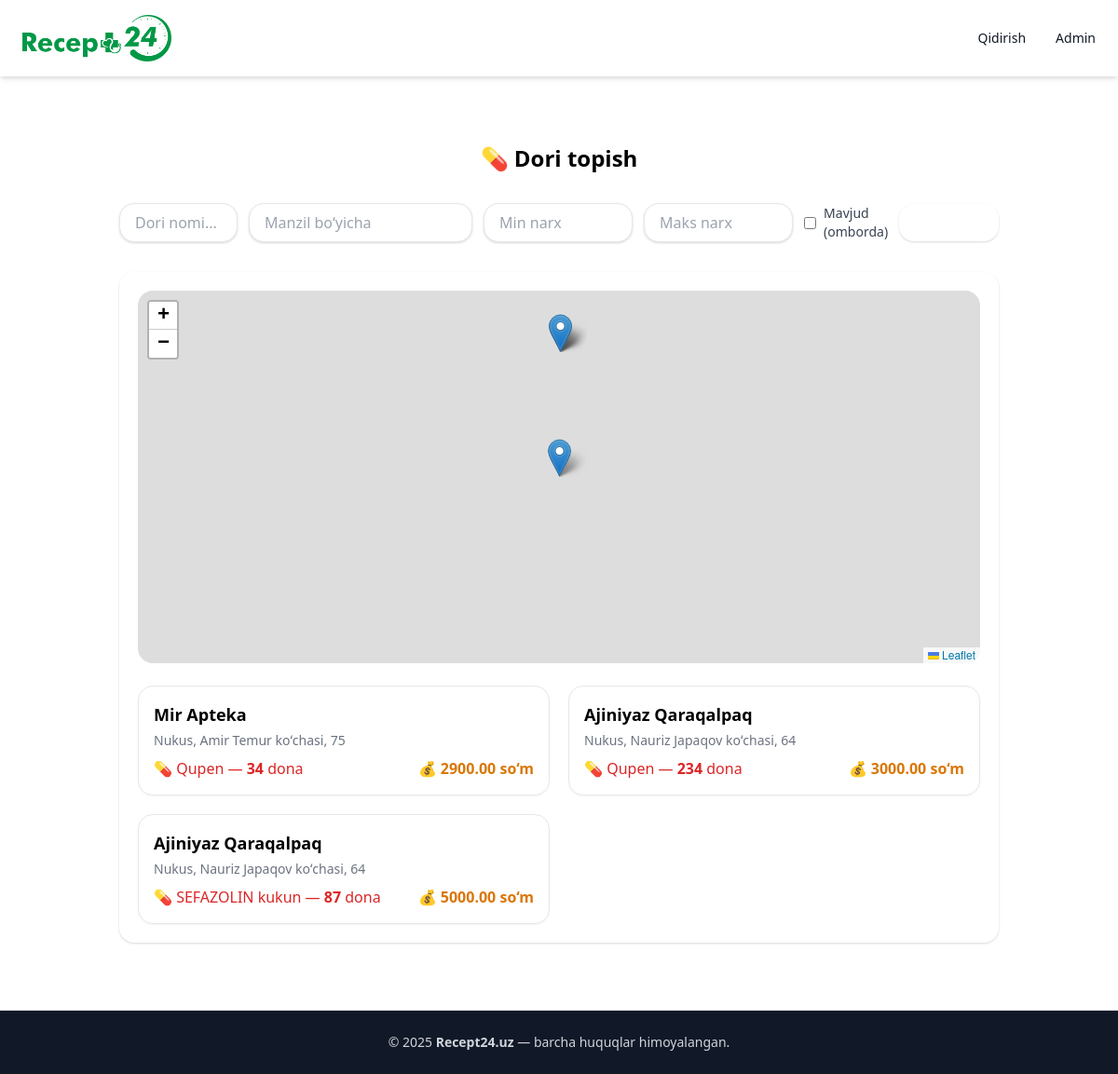
The app's page /search/ with its own data.
### pharmacy/models.py (models this page shows, shortened)
class Inventory(models.Model):
    pharmacy = models.ForeignKey(Pharmacy, on_delete=models.CASCADE)
    medicine = models.ForeignKey(Medicine, on_delete=models.CASCADE)
    quantity = models.PositiveIntegerField(default=0)
    price = models.DecimalField(max_digits=10, decimal_places=2, null=True, blank=True)
    class Meta:
        unique_together = ('pharmacy', 'medicine')

class Pharmacy(models.Model):
    name = models.CharField(max_length=120)
    address = models.CharField(max_length=255)
    phone = models.CharField(max_length=50, blank=True)
    lat = models.FloatField(null=True, blank=True)
    lng = models.FloatField(null=True, blank=True)
    working_hours = models.CharField(max_length=120, blank=True)
    image = models.ImageField(upload_to="pharmacies/", blank=True, null=True)  # ✅ yangi qo‘shildi
    user = models.OneToOneField(User, on_delete=models.CASCADE, null=True, blank=True)

class Medicine(models.Model):
    name = models.CharField(max_length=100, unique=True)
    slug = models.SlugField(unique=True, blank=True)
    description = models.TextField(blank=True)
    analogs = models.TextField(blank=True)
    image = models.ImageField(upload_to="medicines/", blank=True, null=True)

### pharmacy/views.py (the view, shortened to what this page needs)
# urls.py: path("search/", views.search_page, name="search"),  # 🔄 qidiruv sahifasi endi /search/
def search_page(request):
    q = request.GET.get("q", "").strip()
    min_price = request.GET.get("min_price")
    max_price = request.GET.get("max_price")
    city = request.GET.get("city", "").strip()
    only_available = request.GET.get("available") == "1"
    inventories_qs = Inventory.objects.select_related("medicine", "pharmacy").all()
    if min_price:
        try:
            min_val = float(min_price)
            inventories_qs = inventories_qs.filter(price__gte=min_val)
        except (TypeError, ValueError):
            pass
    if max_price:
        try:
            max_val = float(max_price)
            inventories_qs = inventories_qs.filter(price__lte=max_val)
        except (TypeError, ValueError):
            pass
    if city:
        inventories_qs = inventories_qs.filter(pharmacy__address__icontains=city)
    if only_available:
        inventories_qs = inventories_qs.filter(quantity__gt=0)
    inventories_qs = inventories_qs.order_by(Case(When(price__isnull=True, then=1), default=0), "price")
    paginator = Paginator(inventories_qs, 20)
    page_number = request.GET.get("page")
    page_obj = paginator.get_page(page_number)
    context = {
        "inventories": page_obj.object_list,
        "page_obj": page_obj,
        "query": q,
    }
    return render(request, "pharmacy/search_results.html", context)

### pharmacy/templates/pharmacy/search_results.html (shortened to what this page needs)
{% extends "base.html" %}
{% block content %}
<div class="max-w-6xl mx-auto px-4 py-10 relative">
  <h1 class="text-2xl font-bold text-center text-emerald-700 mb-8">
    💊 Dori topish
  </h1>
  <form method="get" action="." class="flex flex-col sm:flex-row justify-center items-center gap-3 mb-8 relative">
    <div class="relative w-full sm:w-80">
      <input type="text" name="q" placeholder="Dori nomi..." value="{{ request.GET.q }}"
             class="w-full px-4 py-2 border rounded-2xl shadow focus:outline-none focus:ring-2 focus:ring-emerald-500">
    </div>
    <input type="text" name="city" placeholder="Manzil bo‘yicha" value="{{ request.GET.city }}"
           class="w-full sm:w-60 px-4 py-2 border rounded-2xl shadow focus:outline-none focus:ring-2 focus:ring-emerald-500">
    <input type="number" step="0.01" min="0" name="min_price" placeholder="Min narx"
           value="{{ request.GET.min_price }}"
           class="w-full sm:w-40 px-4 py-2 border rounded-2xl shadow focus:outline-none focus:ring-2 focus:ring-emerald-500">
    <input type="number" step="0.01" min="0" name="max_price" placeholder="Maks narx"
           value="{{ request.GET.max_price }}"
           class="w-full sm:w-40 px-4 py-2 border rounded-2xl shadow focus:outline-none focus:ring-2 focus:ring-emerald-500">
    <label class="inline-flex items-center gap-2 text-sm text-gray-700">
      <input type="checkbox" name="available" value="1" {% if request.GET.available == '1' %}checked{% endif %}>
      Mavjud (omborda)
    </label>
    <button type="submit"
            class="bg-emerald-600 hover:bg-emerald-700 text-white px-6 py-2 rounded-2xl shadow transition">
    </button>
  </form>
  {% if inventories %}
  <div class="bg-white rounded-2xl shadow p-5 relative z-10">
    <div id="map" class="w-full h-96 rounded-xl mb-6 z-0"></div>
    <div class="grid md:grid-cols-2 gap-5">
      {% for inv in inventories %}
      <div class="border rounded-2xl p-4 shadow-sm hover:shadow-md transition">
        <h3 class="font-semibold text-emerald-700 text-lg mb-1">{{ inv.pharmacy.name }}</h3>
        <p class="text-gray-500 text-sm mb-2">{{ inv.pharmacy.address }}</p>
        <div class="flex justify-between items-center">
          <p class="text-red-600">💊 {{ inv.medicine.name }} — <b>{{ inv.quantity }}</b> dona</p>
          <p class="text-yellow-600 font-semibold">💰 {{ inv.price }} so‘m</p>
        </div>
      </div>
      {% endfor %}
    </div>
  </div>
  {% else %}
    <p class="text-center text-gray-500 mt-10">Hech qanday natija topilmadi.</p>
  {% endif %}
</div>
{% endblock %}

### pharmacy/templates/base.html (shortened to what this page needs)
<!DOCTYPE html>
<html lang="uz">
<head>
  <link href="https://cdn.jsdelivr.net/npm/tailwindcss@2.2.19/dist/tailwind.min.css" rel="stylesheet">
  <link rel="stylesheet" href="https://unpkg.com/leaflet/dist/leaflet.css" />
</head>
<body class="bg-[var(--bg-light)] min-h-screen flex flex-col">
<header class="bg-[var(--green-main)] text-gray-900 shadow-md sticky top-0 z-50">
  <div class="max-w-7xl mx-auto px-6 py-4 flex justify-between items-center">
    <div class="flex items-center gap-3">
      <a href="/" class="text-2xl font-extrabold tracking-tight">
              <img src="/static/img/logo.png" alt="Recept24.uz" class="w-40 h-17  ">
      </a>
    </div>
    <nav class="hidden sm:flex gap-8 text-sm font-medium">
      <a href="/" class="hover:text-[var(--accent-yellow)] transition">Qidirish</a>
      <a href="/admin/" class="hover:text-[var(--accent-yellow)] transition">Admin</a>
    </nav>
  </div>
</header>
<main class="flex-1 container mx-auto px-6 py-8">
  {% block content %}{% endblock %}
</main>
<footer class="bg-gray-900 text-gray-300 py-6 text-center mt-auto border-t border-[var(--green-main)]">
  <p class="text-sm">&copy; 2025 <span class="text-[var(--green-main)] font-semibold">Recept24.uz</span> — barcha huquqlar himoyalangan.</p>
</footer>
</body>
</html>

### pharmacy/templates/base.html (style rules this page uses)
#map { height: 400px; border-radius: 1rem; }
:root { --green-main: #; --accent-yellow: #F4B400; --bg-light: #F9FAFB; }

### records on screen
Inventory: pharmacy.name "Mir Apteka", pharmacy.address "Nukus, Amir Temur koʻchasi, 75", medicine.name "Qupen", quantity "34", price "2900.00"
Inventory: pharmacy.name "Ajiniyaz Qaraqalpaq", pharmacy.address "Nukus, Nauriz Japaqov koʻchasi, 64", medicine.name "Qupen", quantity "234", price "3000.00"
Inventory: pharmacy.name "Ajiniyaz Qaraqalpaq", pharmacy.address "Nukus, Nauriz Japaqov koʻchasi, 64", medicine.name "SEFAZOLIN kukun", quantity "87", price "5000.00"
